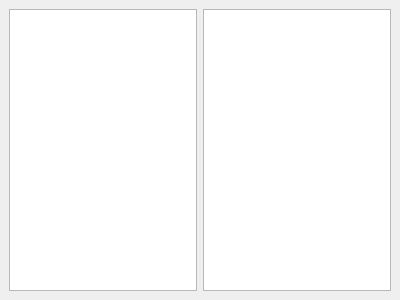
<ui version="4.0" >
 <class>pqProxyLink</class>
 <widget class="QWidget" name="pqProxyLink" >
  <property name="geometry" >
   <rect>
    <x>0</x>
    <y>0</y>
    <width>400</width>
    <height>300</height>
   </rect>
  </property>
  <property name="windowTitle" >
   <string>Form</string>
  </property>
  <layout class="QGridLayout" >
   <property name="margin" >
    <number>9</number>
   </property>
   <property name="spacing" >
    <number>6</number>
   </property>
   <item row="0" column="1" >
    <widget class="QTreeView" name="Proxy2Tree" />
   </item>
   <item row="0" column="0" >
    <widget class="QTreeView" name="Proxy1Tree" />
   </item>
  </layout>
 </widget>
 <resources/>
 <connections/>
</ui>
